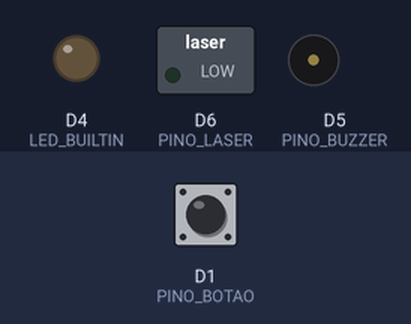
Simulated run of this program. Board: ESP8266 (NodeMCU). Shown: switched loads named in the program (green lamp = pin HIGH), output pins drawn as LEDs (lit = HIGH, except the on-board LED, lit = LOW), buzzer (waves = sounding). Dashed ring = blinking. The inputs (shaded band) are chosen by the test bench; at power-on: D1 (PINO_BOTAO) HIGH. WiFi joins after 1.5 s; servers stay silent unless stated; no MQTT or app messages arrive unless stated; what the program prints to the serial monitor is not drawn.

Above: at 3.6 s.
3.7 s: D1 (PINO_BOTAO) pulled LOW for 0.15 s
At 5.1 s:
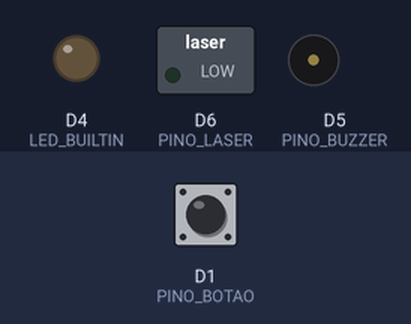
8.3 s: D1 (PINO_BOTAO) pulled LOW for 3.2 s
At 9.5 s:
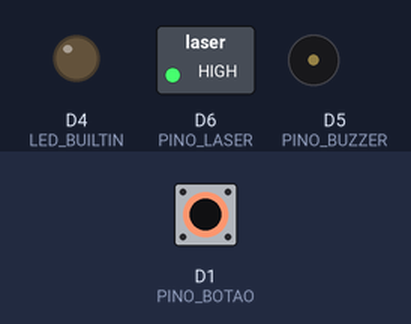
14.5 s: D1 (PINO_BOTAO) pulsed LOW 5 times (0.12 s each, 0.3 s apart)
At 15.29 s:
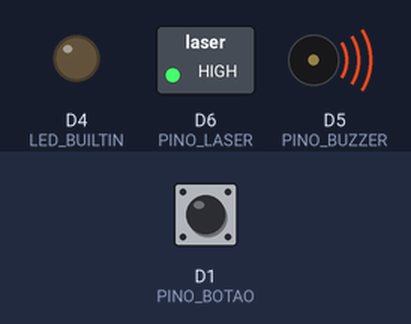
Timing chart, 0 to 18.5 s (numbered marks = the images above; inputs shaded):
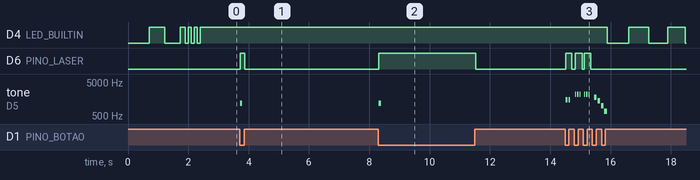

Measured:
- after the input at 3.7 s, D6 (PINO_LASER): LOW → HIGH at once, → LOW 0.15 s later; tone on D5 (PINO_BUZZER): silent → 1200 Hz at once, → silent 0.07 s later
- after the input at 8.3 s, D6 (PINO_LASER): LOW → HIGH at once, → LOW 3.2 s later; tone on D5 (PINO_BUZZER): silent → 1200 Hz at once, → silent 0.07 s later
- after the input at 14.5 s, D4 (LED_BUILTIN): alternates HIGH for 0.62 s and LOW for 0.67 s, starting after 1.4 s; D6 (PINO_LASER): alternates HIGH for 0.22 s and LOW for 0.08 s, 6 changes in all, then stays LOW, starting at once

The program:

main.cpp
```cpp
#include <Arduino.h>
#include "config.h"
#include "buzzer.h"
#include "mqtt_atacante.h"
#include "jogo_atacante.h"

// ==========================================================
// Firmware do artefato: Atack Zarabatan
// Projeto: Comunidade Game - Inclusão Digital
//
// Hardware: NodeMCU ESP8266 v2 (CH340G)
//           Botão Arcade PBS-29 (D1 — INPUT_PULLUP)
//           Módulo Laser 6mm 650nm 5mW   (D6)
//           Buzzer ativo ou passivo       (D5)
//
// Descrição da Arma:
//   O Atacante pressiona o botão → laser dispara + bip sonoro.
//   Cada tiro gasta 20% de stamina (5 tiros no total).
//   A intensidade do bip avisa a stamina restante:
//     > 40%   → 1 bip  (normal)
//     21–40%  → 2 bips (aviso)
//     1–20%   → 3 bips (crítico!)
//   Com stamina 0% → arma SUPERAQUECE: alarme + laser bloqueado.
//   Após 10 segundos → recarga automática + melodia de pronto.
//   A stamina é publicada via MQTT a cada tiro e a cada recarga.
// ==========================================================

void setup() {
  Serial.begin(9600);
  Serial.println();
  Serial.println("=================================================");
  Serial.println("   Arma: Atack Zarabatan - v1.0");
  Serial.println("   Comunidade Game - Projeto de Inclusão Digital");
  Serial.println("=================================================");

  // LED interno: indica inicialização desde o início
  pinMode(LED_BUILTIN, OUTPUT);
  digitalWrite(LED_BUILTIN, LOW);   // acende: "estou inicializando"

  buzzer_iniciar();   // configura o pino e testa o buzzer
  mqtt_iniciar();     // conecta ao Wi-Fi e ao broker MQTT (pisca durante busca)
  jogo_iniciar();     // configura botão, laser e estado inicial

  // Modo offline: sem broker disponível, inicia a partida imediatamente
  if (!mqtt_conectado()) {
    jogo_iniciarPartida();
    Serial.println("[SETUP] Pronto! (modo offline — arma ativa)");
  } else {
    Serial.println("[SETUP] Pronto! Aguardando START do Nexus...");
  }
  Serial.println();

  // 3 blinks rápidos: "pronto para uso"
  for (int i = 0; i < 3; i++) {
    digitalWrite(LED_BUILTIN, LOW);  delay(100);
    digitalWrite(LED_BUILTIN, HIGH); delay(100);
  }
}

void loop() {
  // ── Passo 1: manter a conexão com o broker ────────────
  //    Se cair durante a partida, reconecta sem resetar a stamina
  if (!mqtt_conectado()) {
    mqtt_reconectar();
  }
  mqtt_processar();   // processa mensagens MQTT recebidas

  // ── Passo 2: verificar o botão e disparar ────────────
  jogo_verificarBotao();

  // ── Passo 3: verificar se a recarga terminou ─────────
  jogo_verificarRecarga();
}
```

buzzer.cpp
```cpp
#include "buzzer.h"

// ─────────────────────────────────────────────────────
// Função auxiliar: toca um bip e pausa
// ─────────────────────────────────────────────────────
static void bip(int frequencia, int duracaoMs, int pausaMs = 0) {
  tone(PINO_BUZZER, frequencia, duracaoMs);
  delay(duracaoMs);
  if (pausaMs > 0) {
    noTone(PINO_BUZZER);
    delay(pausaMs);
  }
}

// ─────────────────────────────────────────────────────
void buzzer_iniciar() {
  pinMode(PINO_BUZZER, OUTPUT);
  noTone(PINO_BUZZER);
  Serial.println("[BUZZER] Inicializado.");
}

// ─────────────────────────────────────────────────────
// Som ao disparar — o número de bips avisa a stamina restante:
//
//   stamina > 40%  → 1 bip  (normal)
//   stamina 21–40% → 2 bips (aviso)
//   stamina 1–20%  → 3 bips (crítico — próximo tiro pode superaquecer!)
// ─────────────────────────────────────────────────────
void buzzer_tiro(int stamina) {
  if (stamina > 40) {
    // ── Normal: 1 bip grave ────────────────────────
    bip(1200, 75);

  } else if (stamina > 20) {
    // ── Aviso: 2 bips médios ───────────────────────
    bip(1500, 55, 40);
    bip(1500, 55);

  } else {
    // ── Crítico: 3 bips agudos urgentes ──────────
    bip(2200, 45, 30);
    bip(2200, 45, 30);
    bip(2200, 45);
  }
}

// ─────────────────────────────────────────────────────
// Para o som imediatamente (ao soltar o botão)
// ─────────────────────────────────────────────────────
void buzzer_silencio() {
  noTone(PINO_BUZZER);
}

// ─────────────────────────────────────────────────────
// Alarme de superaquecimento — arma travada!
// Bloqueante (~450ms) — ok: arma já está em estado SUPERAQUECIDA
// ─────────────────────────────────────────────────────
void buzzer_superaquecimento() {
  // Sequência descendente: transmite a sensação de "energia esgotada"
  bip(1800, 80, 30);
  bip(1400, 80, 30);
  bip(1000, 80, 30);
  bip(700,  100);
  noTone(PINO_BUZZER);
}

// ─────────────────────────────────────────────────────
// Melodia de recarga completa — arma pronta de novo!
// Bloqueante (~420ms) — ok: fim do estado SUPERAQUECIDA
// ─────────────────────────────────────────────────────
void buzzer_pronto() {
  // Sequência ascendente: transmite a sensação de "energia restaurada"
  bip(523, 100, 30);   // Dó
  bip(659, 100, 30);   // Mi
  bip(784, 130);       // Sol
  noTone(PINO_BUZZER);
}
```

buzzer.h
```cpp
#pragma once
#include <Arduino.h>
#include "config.h"

// =====================================================
// MÓDULO DE SOM — Buzzer da Arma
//
// Cada situação de jogo tem um som diferente:
//   tiro normal  → 1 bip curto
//   stamina baixa (≤ 40%)  → 2 bips rápidos
//   stamina crítica (≤ 20%) → 3 bips urgentes
//   superaquecimento        → alarme descendente
//   recarga completa        → melodia ascendente
//
// Compatível com buzzer ATIVO (5V) e PASSIVO (tone).
// =====================================================

void buzzer_iniciar();

// Sons de jogo — chamados pelo módulo jogo_atacante
void buzzer_tiro(int stamina);     // som varia conforme a stamina restante
void buzzer_silencio();             // corta qualquer som em andamento
void buzzer_superaquecimento();     // alarme ao travar a arma (bloqueante ~450ms)
void buzzer_pronto();               // melodia de recarga completa (bloqueante ~420ms)
```

jogo_atacante.cpp
```cpp
#include "jogo_atacante.h"
#include "buzzer.h"
#include "mqtt_atacante.h"
#include "config.h"

// ── Variáveis internas de estado ──────────────────────
static EstadoArma    _estado          = JOGO_PAUSADO;
static int           _stamina         = STAMINA_MAXIMA;
static unsigned long _inicioRecargaMs = 0;

// ── Debounce do botão ──
static bool          _estadoAnterior  = HIGH;  // HIGH = solto (pull-up)
static bool          _estadoEstavel   = HIGH;
static unsigned long _ultimoDebounceMs = 0;

// ── LED interno durante recarga ──
static unsigned long _ultimoBlinkMs   = 0;
static bool          _ledBlink        = false;

// ─────────────────────────────────────────────────────
// FUNÇÕES INTERNAS (privadas)
// ─────────────────────────────────────────────────────

static void laserLigar() {
  digitalWrite(PINO_LASER, HIGH);
  #ifdef PINO_LED_BOTAO
    digitalWrite(PINO_LED_BOTAO, HIGH);
  #endif
}

static void laserDesligar() {
  digitalWrite(PINO_LASER, LOW);
  #ifdef PINO_LED_BOTAO
    digitalWrite(PINO_LED_BOTAO, LOW);
  #endif
  buzzer_silencio();
}

// Realiza um tiro: liga laser, debita stamina, publica e verifica superaquecimento
static void atirar() {
  _stamina -= CUSTO_POR_TIRO;
  if (_stamina < 0) _stamina = 0;

  laserLigar();
  buzzer_tiro(_stamina);          // som varia conforme stamina restante

  Serial.print("[JOGO] TIRO! Stamina: ");
  Serial.print(_stamina);
  Serial.print("% / ");
  Serial.print(STAMINA_MAXIMA);
  Serial.println("%");

  mqtt_publicarStamina(_stamina, "ativo");

  if (_stamina <= 0) {
    // Arma esgotada → superaquecimento imediato
    laserDesligar();
    _estado          = ARMA_SUPERAQUECIDA;
    _inicioRecargaMs = millis();

    Serial.println("[JOGO] *** Arma SUPERAQUECIDA! Recarregando... ***");
    mqtt_publicarStamina(0, "superaquecido");
    buzzer_superaquecimento();    // alarme sonoro de superaquecimento
  }
}

// ─────────────────────────────────────────────────────
// FUNÇÕES PÚBLICAS
// ─────────────────────────────────────────────────────

void jogo_iniciar() {
  pinMode(PINO_BOTAO, INPUT_PULLUP);
  pinMode(PINO_LASER, OUTPUT);
  digitalWrite(PINO_LASER, LOW);
  // LED_BUILTIN já inicializado em setup() — não redefinir aqui

  #ifdef PINO_LED_BOTAO
    pinMode(PINO_LED_BOTAO, OUTPUT);
    digitalWrite(PINO_LED_BOTAO, LOW);
  #endif

  _estado   = JOGO_PAUSADO;
  _stamina  = STAMINA_MAXIMA;

  Serial.println("[JOGO] Atacante inicializado. Aguardando START...");
}

void jogo_iniciarPartida() {
  _stamina         = STAMINA_MAXIMA;
  _estado          = ARMA_PRONTA;
  _estadoEstavel   = HIGH;
  _estadoAnterior  = HIGH;
  _inicioRecargaMs = 0;

  digitalWrite(LED_BUILTIN, HIGH); // garante LED apagado
  laserDesligar();

  Serial.println("[JOGO] *** PARTIDA INICIADA! Arma pronta para atirar. ***");
  mqtt_publicarStamina(_stamina, "ativo");
}

// Lê o botão PBS-29 com debounce e aciona a lógica de jogo
void jogo_verificarBotao() {
  bool leitura = digitalRead(PINO_BOTAO);

  // ── Reinicia o contador de debounce ao detectar qualquer mudança ──
  if (leitura != _estadoAnterior) {
    _ultimoDebounceMs = millis();
  }

  // ── Processa apenas após o sinal estabilizar ──────────────────────
  if ((millis() - _ultimoDebounceMs) >= DEBOUNCE_MS) {

    if (leitura != _estadoEstavel) {
      _estadoEstavel = leitura;

      if (_estadoEstavel == LOW) {
        // ────── BOTÃO PRESSIONADO (borda de descida) ──────────────

        if (_estado == ARMA_PRONTA) {
          // Arma pronta → atirar!
          atirar();

        } else if (_estado == ARMA_SUPERAQUECIDA) {
          // Arma travada → avisa sonoramente que não pode atirar
          Serial.println("[JOGO] Arma superaquecida! Aguarde a recarga.");
          buzzer_superaquecimento();

        } else {
          // Jogo pausado → ignora o botão
          Serial.println("[JOGO] Jogo pausado. Aguardando START...");
        }

      } else {
        // ────── BOTÃO SOLTO (borda de subida) ────────────────────
        // Desliga o laser e o buzzer ao soltar
        // (só tem efeito se a arma estava em ARMA_PRONTA)
        if (_estado == ARMA_PRONTA) {
          laserDesligar();
          Serial.println("[JOGO] Botao solto — laser OFF.");
        }
      }
    }
  }

  _estadoAnterior = leitura;
}

// Verifica se o tempo de recarga da arma terminou — chame em TODO loop()
void jogo_verificarRecarga() {
  if (_estado != ARMA_SUPERAQUECIDA) return;

  unsigned long agora   = millis();
  unsigned long elapsed = agora - _inicioRecargaMs;

  // ── LED interno pisca com velocidade crescente (indica progresso) ──
  // Começa lento (800 ms/ciclo) e acelera até rápido (100 ms/ciclo)
  unsigned long progresso = min(elapsed, (unsigned long)TEMPO_RECARGA_MS);
  long intervalo = map((long)progresso, 0L, (long)TEMPO_RECARGA_MS, 800L, 100L);
  if (agora - _ultimoBlinkMs >= (unsigned long)intervalo) {
    _ultimoBlinkMs = agora;
    _ledBlink = !_ledBlink;
    digitalWrite(LED_BUILTIN, _ledBlink ? LOW : HIGH); // active LOW
  }

  if (elapsed >= TEMPO_RECARGA_MS) {
    // Recarga completa!
    digitalWrite(LED_BUILTIN, HIGH); // apaga LED
    _stamina = STAMINA_MAXIMA;
    _estado  = ARMA_PRONTA;

    Serial.println("[JOGO] Arma RECARREGADA! Pronta para atirar.");
    mqtt_publicarStamina(_stamina, "ativo");
    buzzer_pronto();   // melodia de "pronto para atirar"
  }
}

int jogo_getStamina() {
  return _stamina;
}

EstadoArma jogo_getEstado() {
  return _estado;
}
```

jogo_atacante.h
```cpp
#pragma once
#include <Arduino.h>

// =====================================================
// MÓDULO DE JOGO — Lógica da Arma do Atacante
// =====================================================

// ── Estados possíveis da arma ─────────────────────────
enum EstadoArma {
  JOGO_PAUSADO,        // aguardando o comando START do Nexus
  ARMA_PRONTA,         // stamina > 0, pronta para atirar
  ARMA_SUPERAQUECIDA   // stamina = 0, recarregando
};

// ── Funções públicas (chamadas de main.cpp) ───────────
void jogo_iniciar();
void jogo_iniciarPartida();       // chamada pelo callback MQTT ao receber START

void jogo_verificarBotao();       // detecta press/release — chame em TODO loop()
void jogo_verificarRecarga();     // gerencia recarga automática — chame em TODO loop()

// ── Getters ───────────────────────────────────────────
int        jogo_getStamina();
EstadoArma jogo_getEstado();
```

mqtt_atacante.cpp
```cpp
#include "mqtt_atacante.h"
#include "jogo_atacante.h"
#include "config.h"
#include <ESP8266WiFi.h>
#include <PubSubClient.h>
#include <ArduinoJson.h>

// ── Objetos de rede (privados) ────────────────────────
static WiFiClient   _wifi;
static PubSubClient _mqtt(_wifi);

// ─────────────────────────────────────────────────────
// CALLBACK: chamado automaticamente ao receber mensagem
// ─────────────────────────────────────────────────────
static void aoReceberMensagem(char* topico, byte* payload, unsigned int tamanho) {
  char mensagem[tamanho + 1];
  memcpy(mensagem, payload, tamanho);
  mensagem[tamanho] = '\0';

  Serial.print("[MQTT] Mensagem em '");
  Serial.print(topico);
  Serial.print("': ");
  Serial.println(mensagem);

  if (String(topico) == TOPICO_COMANDO) {
    StaticJsonDocument<64> doc;
    if (deserializeJson(doc, mensagem) != DeserializationError::Ok) return;

    const char* cmd = doc["cmd"] | "";

    if (strcmp(cmd, "START") == 0) {
      Serial.println("[MQTT] → Comando START recebido!");
      jogo_iniciarPartida();
    }
    // Futuros comandos (PAUSE, STOP, RESET) podem ser adicionados aqui
  }
}

// ─────────────────────────────────────────────────────
void mqtt_iniciar() {
  // ── 1. Configurar broker e callback (independe do Wi-Fi) ──
  _mqtt.setServer(IP_DO_BROKER, PORTA_MQTT);
  _mqtt.setCallback(aoReceberMensagem);

  // ── 2. Tentar conectar ao Wi-Fi com timeout ────────
  //    Se a rede não estiver disponível em 10s, a arma
  //    entra em MODO OFFLINE: botão e laser funcionam
  //    normalmente. O loop() tentará reconectar depois.
  Serial.print("[MQTT] Conectando ao Wi-Fi '");
  Serial.print(SSID_DA_REDE);
  Serial.print("' (timeout: 10s)");

  WiFi.mode(WIFI_STA);
  WiFi.begin(SSID_DA_REDE, SENHA_DA_REDE);

  constexpr unsigned long TIMEOUT_WIFI_MS = 5000; // 5 segundos
  unsigned long inicio = millis();

  while (WiFi.status() != WL_CONNECTED) {
    if (millis() - inicio >= TIMEOUT_WIFI_MS) {
      Serial.println();
      Serial.println("[MQTT] Wi-Fi nao encontrado — MODO OFFLINE ativado.");
      Serial.println("[MQTT] Partida sera iniciada automaticamente.");
      Serial.println("[MQTT] Reconexao automatica sera tentada no loop().");
      digitalWrite(LED_BUILTIN, LOW);  // reacende: setup ainda em andamento
      return;
    }
    delay(500);
    digitalWrite(LED_BUILTIN, !digitalRead(LED_BUILTIN)); // pisca: "buscando Wi-Fi"
    Serial.print(".");
  }
  digitalWrite(LED_BUILTIN, LOW);   // sólido: Wi-Fi conectado

  Serial.print(" OK! IP: ");
  Serial.println(WiFi.localIP());

  // ── 3. Conectar ao broker MQTT ────────────────────
  mqtt_reconectar();
}

void mqtt_reconectar() {
  if (_mqtt.connected()) return;

  // ── Sem Wi-Fi → tenta reconectar a rede primeiro ──
  //    Usa uma única tentativa não-bloqueante (sem while).
  //    O loop() chamará mqtt_reconectar() de novo no próximo ciclo.
  if (WiFi.status() != WL_CONNECTED) {
    static unsigned long _ultimaTentativaWifi = 0;
    if (millis() - _ultimaTentativaWifi < 5000) return; // espera 5s entre tentativas
    _ultimaTentativaWifi = millis();

    Serial.println("[MQTT] Wi-Fi desconectado. Tentando reconectar...");
    WiFi.disconnect();
    WiFi.begin(SSID_DA_REDE, SENHA_DA_REDE);
    return;  // retorna — não trava o loop()
  }

  // ── Wi-Fi OK → tenta o broker MQTT (máx 1 vez a cada 5s) ───────────────
  static unsigned long _ultimaTentativaMqtt = 0;
  if (millis() - _ultimaTentativaMqtt < 5000) return;
  _ultimaTentativaMqtt = millis();

  Serial.print("[MQTT] Conectando ao broker " IP_DO_BROKER ":" );
  Serial.print(PORTA_MQTT);
  Serial.print("...");

  if (_mqtt.connect(ID_MQTT)) {
    Serial.println(" Conectado!");
    _mqtt.subscribe(TOPICO_COMANDO);
    Serial.print("[MQTT] Assinando: ");
    Serial.println(TOPICO_COMANDO);

    // Republicar stamina atual ao reconectar — mantém o Nexus sincronizado
    const char* status = (jogo_getEstado() == ARMA_SUPERAQUECIDA)
                         ? "superaquecido" : "ativo";
    mqtt_publicarStamina(jogo_getStamina(), status);

  } else {
    Serial.print(" Falhou! Codigo MQTT: ");
    Serial.println(_mqtt.state());
  }
}

bool mqtt_conectado() {
  return _mqtt.connected();
}

void mqtt_processar() {
  _mqtt.loop();
}

// ─────────────────────────────────────────────────────
void mqtt_publicarStamina(int stamina, const char* status) {
  // Monta: {"stamina": 80, "status": "ativo"}
  StaticJsonDocument<96> doc;
  doc["stamina"] = stamina;
  doc["status"]  = status;

  char payload[96];
  serializeJson(doc, payload);

  _mqtt.publish(TOPICO_STAMINA, payload);

  Serial.print("[MQTT] Publicou stamina: ");
  Serial.println(payload);
}
```

mqtt_atacante.h
```cpp
#pragma once
#include <Arduino.h>

// =====================================================
// MÓDULO MQTT — Comunicação com o Broker
// =====================================================

// ── Ciclo de vida ─────────────────────────────────────
void mqtt_iniciar();       // conecta Wi-Fi e broker (chame no setup())
void mqtt_reconectar();    // reconecta sem resetar o estado da arma
bool mqtt_conectado();
void mqtt_processar();     // processa mensagens recebidas (chame no loop())

// ── Publicação ────────────────────────────────────────
//    status: "ativo" | "superaquecido" | "recarregado"
void mqtt_publicarStamina(int stamina, const char* status);
```

Source omitted: config.h (1814 bytes)
